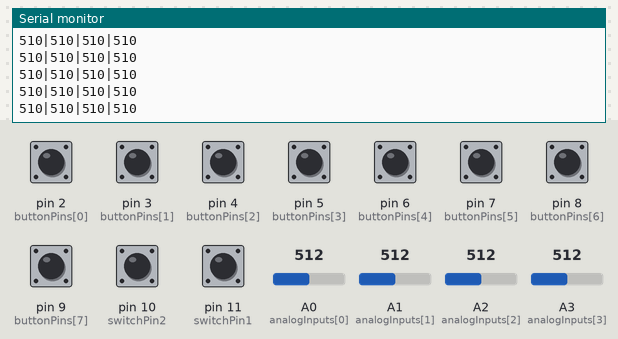
The sketch below on a simulated Arduino Uno, built with avr-gcc and run on an emulated ATmega328P. Parts: the last lines printed to the serial monitor. Inputs (shaded band) come from the test bench; at power-on: pin 2 (buttonPins[0]), pin 3 (buttonPins[1]), pin 4 (buttonPins[2]), pin 5 (buttonPins[3]), pin 6 (buttonPins[4]), pin 7 (buttonPins[5]), pin 8 (buttonPins[6]), pin 9 (buttonPins[7]), pin 10 (switchPin2), pin 11 (switchPin1) HIGH, A0 (analogInputs[0]) = 512, A1 (analogInputs[1]) = 512, A2 (analogInputs[2]) = 512, A3 (analogInputs[3]) = 512.

Above: at 1.2 s.
1.3 s: pin 10 (switchPin2) pulled LOW for 0.15 s
At 1.38 s:
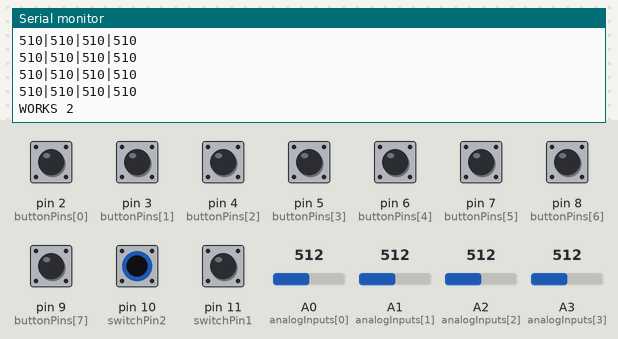
2.9 s: A0 (analogInputs[0]) set to 716
At 3.8 s:
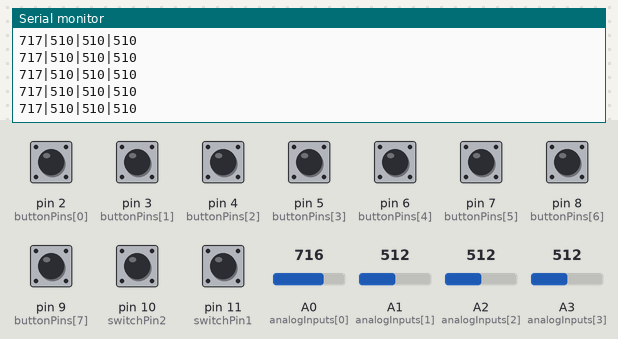
4.4 s: A1 (analogInputs[1]) set to 1020
At 5.5 s:
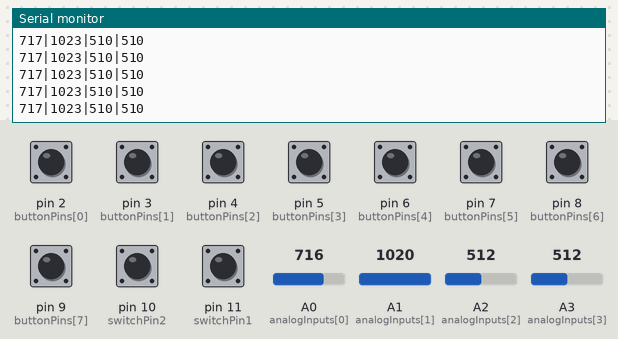
7.4 s: pin 11 (switchPin1) pulled LOW for 1 s
11.4 s: A2 (analogInputs[2]) set to 5
At 11.9 s:
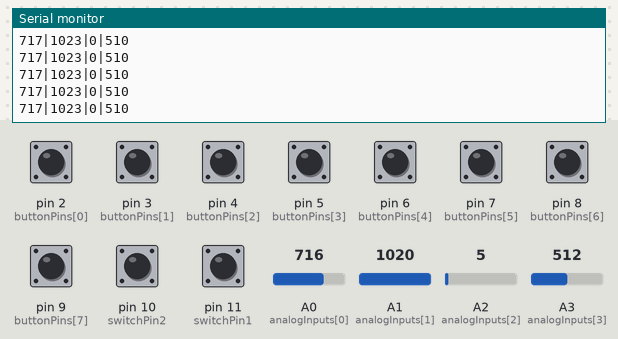
14.4 s: A3 (analogInputs[3]) set to 716
At 15.4 s:
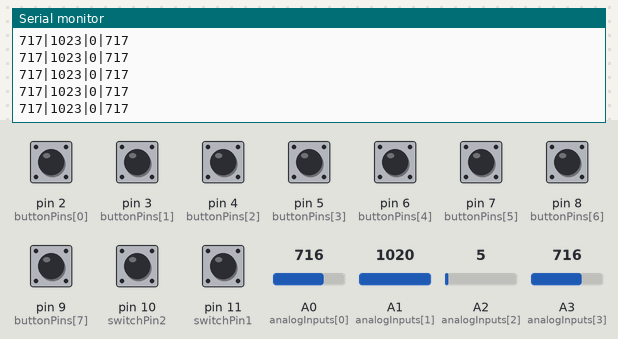
Timing chart, 0 to 16.9 s (numbered marks = the images above; inputs shaded):
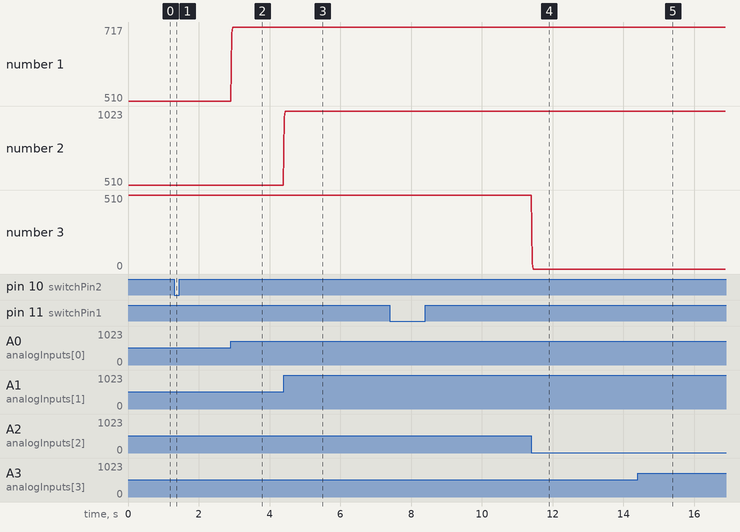

The sketch:

firmware.ino
```cpp
#include <Arduino.h>

void updateSliderValues();
void sendSliderValues();
void updateButtons();

const int NUM_SLIDERS = 4;
const int analogInputs[NUM_SLIDERS] = {A0, A1, A2, A3};

const int NUM_BUTTONS = 8;
const int buttonPins[NUM_BUTTONS] = {2, 3, 4, 5, 6, 7, 8, 9};

const int switchPin1 = 11; // was 8
const int switchPin2 = 10; // was 7

int analogSliderValues[NUM_SLIDERS];
float smoothedValues[NUM_SLIDERS];

const float SMOOTHING_FACTOR = 0.90;
const int NOISE_GATE = 12;
const int MIN_VAL = 15;
const int MAX_VAL = 1010;

int prevSwitchState1 = HIGH;
int prevSwitchState2 = HIGH;
bool buttonState[NUM_BUTTONS];
bool lastReading[NUM_BUTTONS];
unsigned long lastDebounceTime[NUM_BUTTONS];
const unsigned long DEBOUNCE_MS = 25;

void setup() {
  pinMode(switchPin1, INPUT_PULLUP);
  pinMode(switchPin2, INPUT_PULLUP);

  for (int i = 0; i < NUM_SLIDERS; i++) {
    pinMode(analogInputs[i], INPUT);
    int startRead = analogRead(analogInputs[i]);
    smoothedValues[i] = startRead;
    analogSliderValues[i] = map(startRead, MIN_VAL, MAX_VAL, 0, 1023);
  }

  for (int i = 0; i < NUM_BUTTONS; i++) {
    pinMode(buttonPins[i], INPUT_PULLUP);
    bool pressed = (digitalRead(buttonPins[i]) == LOW);
    buttonState[i] = pressed;
    lastReading[i] = pressed;
    lastDebounceTime[i] = 0;
  }

  Serial.begin(115200);

  for (int i = 0; i < NUM_BUTTONS; i++) {
    Serial.print("BTN ");
    Serial.print(i);
    Serial.print(" ");
    Serial.println(buttonState[i] ? 1 : 0);
  }
}

void loop() {
  updateSliderValues();
  delay(10);
  sendSliderValues();

  updateButtons();

  int s1 = digitalRead(switchPin1);
  int s2 = digitalRead(switchPin2);
  if (s1 == LOW && prevSwitchState1 == HIGH) { Serial.println("WORKS 1"); delay(50); }
  prevSwitchState1 = s1;
  if (s2 == LOW && prevSwitchState2 == HIGH) { Serial.println("WORKS 2"); delay(50); }
  prevSwitchState2 = s2;

  delay(15);
}

void updateSliderValues() {
  for (int i = 0; i < NUM_SLIDERS; i++) {
    int raw = analogRead(analogInputs[i]);

    smoothedValues[i] = (smoothedValues[i] * (1.0 - SMOOTHING_FACTOR)) + (raw * SMOOTHING_FACTOR);

    int currentMapped = constrain(map((int)smoothedValues[i], MIN_VAL, MAX_VAL, 0, 1023), 0, 1023);

    if (abs(currentMapped - analogSliderValues[i]) > NOISE_GATE) {
      analogSliderValues[i] = currentMapped;
    }

    if (currentMapped < 8) analogSliderValues[i] = 0;
    if (currentMapped > 1015) analogSliderValues[i] = 1023;
  }
}

void sendSliderValues() {
  for (int i = 0; i < NUM_SLIDERS; i++) {
    if (i > 0) Serial.print("|");
    Serial.print(analogSliderValues[i]);
  }
  Serial.println();
}

void updateButtons() {
  for (int i = 0; i < NUM_BUTTONS; i++) {
    bool reading = (digitalRead(buttonPins[i]) == LOW);

    if (reading != lastReading[i]) {
      lastDebounceTime[i] = millis();
      lastReading[i] = reading;
    }

    if ((millis() - lastDebounceTime[i]) > DEBOUNCE_MS) {
      if (reading != buttonState[i]) {
        buttonState[i] = reading;
        Serial.print("BTN ");
        Serial.print(i);
        Serial.print(" ");
        Serial.println(buttonState[i] ? 1 : 0);
      }
    }
  }
}
```

Measured:
- after the input at 1.3 s, the serial monitor: prints a new line at once (image 1)
- after the input at 2.9 s, the serial monitor: prints a new line at once (image 2)
- after the input at 4.4 s, the serial monitor: prints a new line at once (image 3)
- after the input at 11.4 s, the serial monitor: prints a new line at once (image 4)
- after the input at 14.4 s, the serial monitor: prints a new line at once (image 5)
- plotted number 1: 510 → 717 after the input at 2.9 s
- plotted number 2: 510 → 1023 after the input at 4.4 s
- plotted number 3: 510 → 0 after the input at 11.4 s
